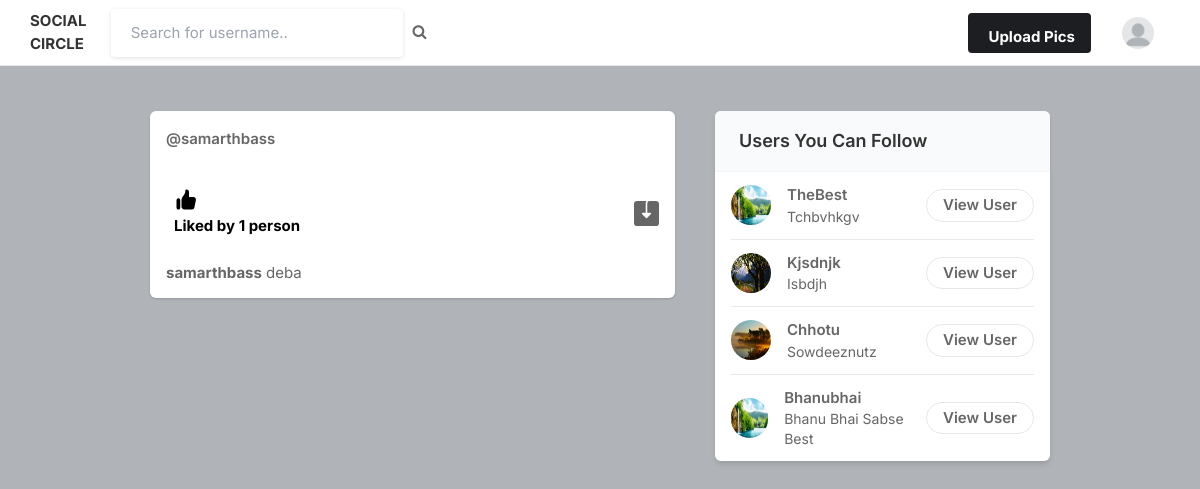
Screenshot of / (signed in) with the database file from the repository.
### core/models.py (models this page shows, shortened)
class Profile(models.Model):
    user = models.ForeignKey(User, on_delete=models.CASCADE)
    id_user = models.IntegerField()
    bio = models.TextField(blank=True)
    profileimg = models.ImageField(upload_to='profile_images', default='blank-profile-picture.png')
    location = models.CharField(max_length=100, blank=True)

class Post(models.Model):
    id = models.UUIDField(primary_key=True, default=uuid.uuid4)
    user = models.CharField(max_length=100)
    image = models.ImageField(upload_to='post_images')
    caption = models.TextField()
    created_at = models.DateTimeField(default=datetime.now)
    no_of_likes = models.IntegerField(default=0)

### core/views.py (the view)
# urls.py: path('', views.index, name='index'),
@login_required(login_url='signin')
def index(request):
    user_object = User.objects.get(username=request.user.username)
    user_profile = Profile.objects.get(user=user_object)
    user_following_list = []
    feed = []
    user_following = FollowersCount.objects.filter(follower=request.user.username)
    for users in user_following:
        user_following_list.append(users.user)
    for usernames in user_following_list:
        feed_lists = Post.objects.filter(user=usernames)
        feed.append(feed_lists)
    feed_list = list(chain(*feed))
    all_users = User.objects.all()
    user_following_all = []
    for user in user_following:
        user_list = User.objects.get(username=user.user)
        user_following_all.append(user_list)
    new_suggestions_list = [x for x in list(all_users) if (x not in list(user_following_all))]
    current_user = User.objects.filter(username=request.user.username)
    final_suggestions_list = [x for x in list(new_suggestions_list) if ( x not in list(current_user))]
    random.shuffle(final_suggestions_list)
    username_profile = []
    username_profile_list = []
    for users in final_suggestions_list:
        username_profile.append(users.id)
    for ids in username_profile:
        profile_lists = Profile.objects.filter(id_user=ids)
        username_profile_list.append(profile_lists)
    suggestions_username_profile_list = list(chain(*username_profile_list))
    return render(request, 'index.html', {'user_profile': user_profile, 'posts':feed_list, 'suggestions_username_profile_list': suggestions_username_profile_list[:4]})

### templates/index.html (shortened to what this page needs)
{% load static %}
<!DOCTYPE html>
<html lang="en">
<head>
    <link rel="stylesheet" href="{% static 'assets/css/icons.css' %}">
    <link rel="stylesheet" href="{% static 'assets/css/uikit.css' %}">
    <link rel="stylesheet" href="{% static 'assets/css/style.css' %}">
    <link rel="stylesheet" href="{% static 'assets/css/tailwind.css' %}">
    <link rel="stylesheet" href="https://cdnjs.cloudflare.com/ajax/libs/font-awesome/4.7.0/css/font-awesome.min.css">
</head>
<body>
            <header>
                <div class="header_inner">
                    <form action="/search" method="POST">
                    <div class="left-side">
                        <div id="logo" >
                            <a href="/">
                                <b><h1 style="text-transform: uppercase;">Social circle</h1></b>
                            </a>
                        </div>
                            <input type="text" name="username" placeholder="Search for username..">&nbsp; &nbsp;
                            <button type="submit"><i class="fa fa-search fa-1x"></i></button>
                    </div>
                    </form>
                    <div class="right-side lg:pr-4">
                        <a href="#"
                            class="bg-pink-500 flex font-bold hidden hover:bg-pink-600 hover:text-white inline-block items-center lg:block max-h-10 mr-4 px-4 py-2 rounded shado text-white">
                              Upload Pics
                        </a>
                        <a href="#">
                            <img src="{{user_profile.profileimg.url}}" class="header-avatar" alt="">
                        </a>
                    </div>
                </div>
            </header>
            <div class="container m-auto">
                <div class="lg:flex justify-center lg:space-x-10 lg:space-y-0 space-y-5">
                    <div class="space-y-5 flex-shrink-0 lg:w-7/12">
                        {% for post in posts reversed %}
                        <div class="bg-white shadow rounded-md  -mx-2 lg:mx-0">
                            <div class="flex justify-between items-center px-4 py-3">
                                <div class="flex flex-1 items-center space-x-4">
                                    <span class="block font-semibold "><a href="/profile/{{post.user}}">@{{post.user}}</a></span>
                                </div>
                              <div>
                                <a href="#"> <i class="icon-feather-more-horizontal text-2xl hover:bg-gray-200 rounded-full p-2 transition -mr-1 "></i> </a>
                              </div>
                            </div>
                            <div class="py-3 px-4 space-y-3">
                                <div class="flex space-x-4 lg:font-bold">
                                    <a href="/like-post?post_id={{post.id}}" class="flex items-center space-x-2">
                                        <div class="p-2 rounded-full text-black">
                                            {% if post.no_of_likes == 0 %}
                                            <p>No likes</p>
                                            {% elif post.no_of_likes == 1 %}
                                            <p>Liked by {{post.no_of_likes}} person</p>
                                            {% else %}
                                            <p>Liked by {{post.no_of_likes}} people</p>
                                            {% endif %}
                                        </div>
                                    </a>
                                    <a href="{{post.image.url}}" class="flex items-center space-x-2 flex-1 justify-end" download>
                                    </a>
                                </div>
                                <p>
                                    <a href="/profile/{{post.user}}"><strong>{{post.user}}</strong></a> {{post.caption}}
                                </p>
                            </div>
                        </div>
                        {% endfor %}
                    </div>
                    <div class="lg:w-5/12">
                        <div class="bg-white  shadow-md rounded-md overflow-hidden">
                            <div class="bg-gray-50  border-b border-gray-100 flex items-baseline justify-between py-4 px-6 ">
                                <h2 class="font-semibold text-lg">Users You Can Follow</h2>
                            </div>
                            <div class="divide-gray-300 divide-gray-50 divide-opacity-50 divide-y px-4 ">
                                {% for suggestion in suggestions_username_profile_list %}
                                <div class="flex items-center justify-between py-3">
                                    <div class="flex flex-1 items-center space-x-4">
                                        <a href="/profile/{{suggestion.user}}">
                                            <img src="{{suggestion.profileimg.url}}" class="bg-gray-200 rounded-full w-10 h-10">
                                        </a>
                                        <div class="flex flex-col">
                                            <span class="block capitalize font-semibold"> {{suggestion.user}} </span>
                                            <span class="block capitalize text-sm"> {{suggestion.bio}} </span>
                                        </div>
                                    </div>
                                    <a href="/profile/{{suggestion.user}}" class="border border-gray-200 font-semibold px-4 py-1 rounded-full hover:bg-pink-600 hover:text-white hover:border-pink-600 "> View User </a>
                                </div>
                                {% endfor %}
                            </div>
                        </div>
                    </div>
                </div>
            </div>
</body>
</html>

### static/assets/css/style.css (style rules this page uses)
body { background-color: #B0B3B8!important; }
button { vertical-align: middle; }
input { height: 48px; line-height: 48px; padding: 0 20px; outline: none; font-size: 15px; color: #808080; max-width: 100%; width: 100%; -webkit-box-sizing: border-box; box-sizing: border-box; display: block; font-weight: 400; opacity: 1; border-radius: 4px; border: none; -webkit-box-shadow: 0 1px 4px 0px rgba(0, 0, 0, 0.12); box-shadow: 0 1px 4px 0px rgba(0, 0, 0, 0.12); }
input[type="text"], input[type="password"], input[type="email"], input[type="number"] { height: 48px; line-height: 48px; padding: 0 20px; outline: none; font-size: 15px; color: #808080; max-width: 100%; width: 100%; -webkit-box-sizing: border-box; box-sizing: border-box; display: block; font-weight: 400; opacity: 1; border-radius: 4px; border: none; -webkit-box-shadow: 0 1px 4px 0px rgba(0, 0, 0, 0.12); box-shadow: 0 1px 4px 0px rgba(0, 0, 0, 0.12); }
input { -webkit-transition: all 0.1s ease-in-out; transition: all 0.1s ease-in-out; }
::placeholder { color: #808080; opacity: 1; }
button { border: none; margin: 0; padding: 0; width: auto; overflow: visible; background: transparent; color: inherit; font: inherit; line-height: normal; cursor: pointer; }
a { color: #be185d; -webkit-transition: 0.3s; transition: 0.3s; outline: none !important; }
button { outline: none !important; }
img { max-width: 100%; }
body { color: #666; font-size: 15px; line-height: 27px; background-color: #f0f2f5; font-family: "Inter", sans-serif; text-transform: none; }
body p { font-size: 15px; line-height: 27px; }
h1, h2, h3, h4, h5, h6 { font-family: "Inter", sans-serif; text-transform: none; }
input[type="text"], input[type="password"], input[type="email"] { font-family: "Inter", sans-serif; text-transform: none; }
button, body .pac-container { font-family: "Inter", sans-serif; text-transform: none; }
h1, h2, h3, h4, h5, h6 { color: #333; font-weight: 500; margin: 0; padding: 0; }
h1 { font-size: 32px; }
h2 { font-size: 26px; }
b, strong { font-weight: 700 !important; }
@media (min-width: 1024px) { .container { max-width: 900px !important; padding-top: 45px; } }
header { background-color: #fff; left: 0; right: 0; top: 0; z-index: 99; height: 66px; display: -webkit-box; display: -ms-flexbox; display: flex; -webkit-box-align: center; -ms-flex-align: center; align-items: center; border-bottom: 1px solid #e5e7eb; }
header .header_inner { display: -webkit-box; display: -ms-flexbox; display: flex; -webkit-box-align: center; -ms-flex-align: center; align-items: center; max-width: 1090px; margin: auto; width: 100%; max-width: 100% !important; padding: 0 30px; }
header .header_inner .left-side { display: -webkit-box; display: -ms-flexbox; display: flex; -webkit-box-align: center; -ms-flex-align: center; align-items: center; }
header .header_inner .right-side { display: -webkit-box; display: -ms-flexbox; display: flex; -webkit-box-align: center; -ms-flex-align: center; align-items: center; -webkit-box-pack: end; -ms-flex-pack: end; justify-content: flex-end; margin-left: auto; }
header .header_inner .right-side .header-avatar { width: 32px; height: 32px; border-radius: 100%; margin-left: 15px; }

### rows the page displays
Profile: profileimg (placeholder picture)
Post: user "samarthbass", no_of_likes "1", caption "deba"
Profile: profileimg (picture), user "TheBest", bio "Tchbvhkgv"
Profile: profileimg (picture), user "Kjsdnjk", bio "Isbdjh"
Profile: profileimg (picture), user "Chhotu", bio "Sowdeeznutz"
Profile: profileimg (picture), user "Bhanubhai", bio "Bhanu Bhai Sabse Best"
